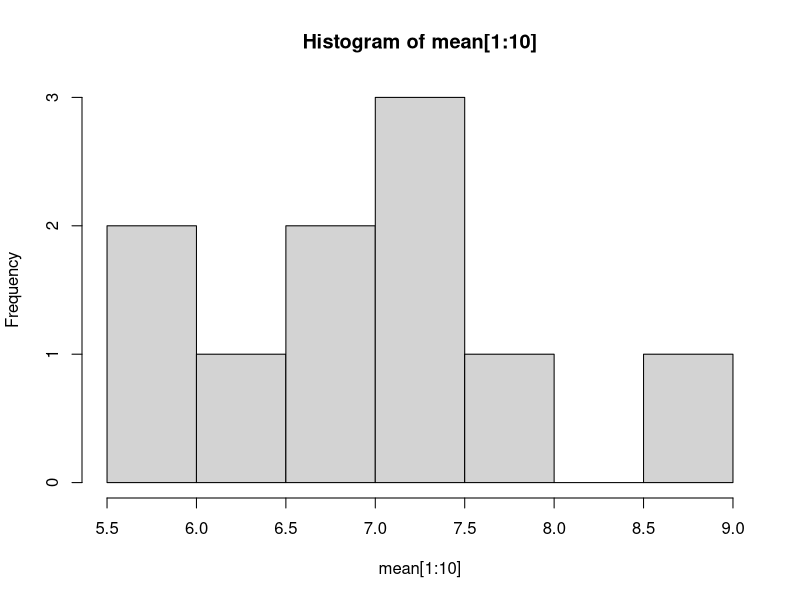
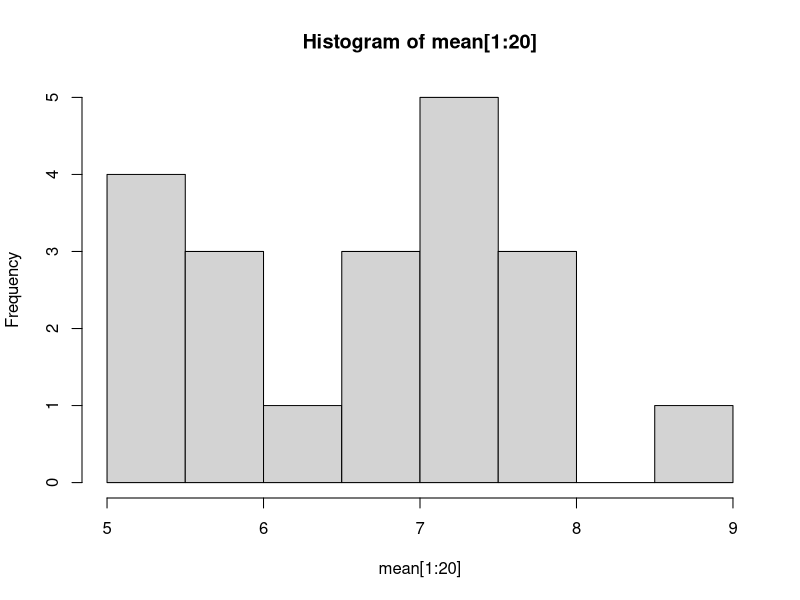
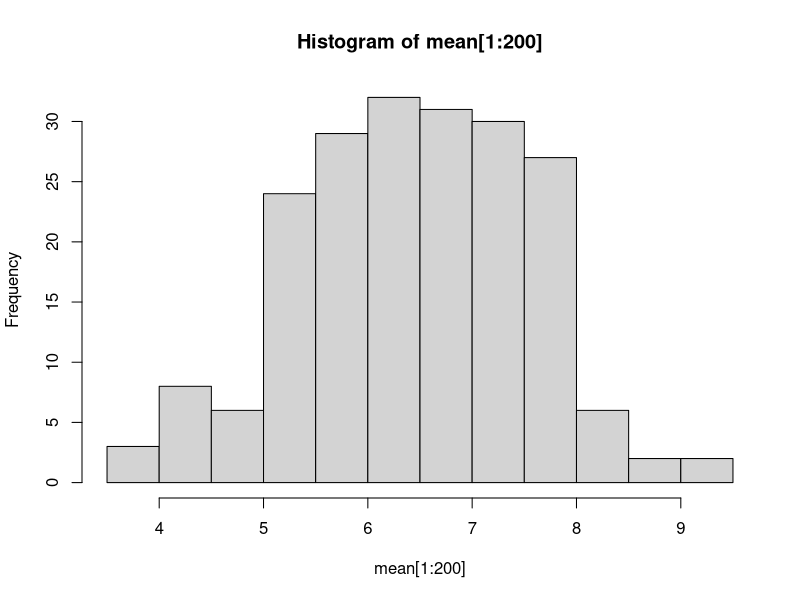
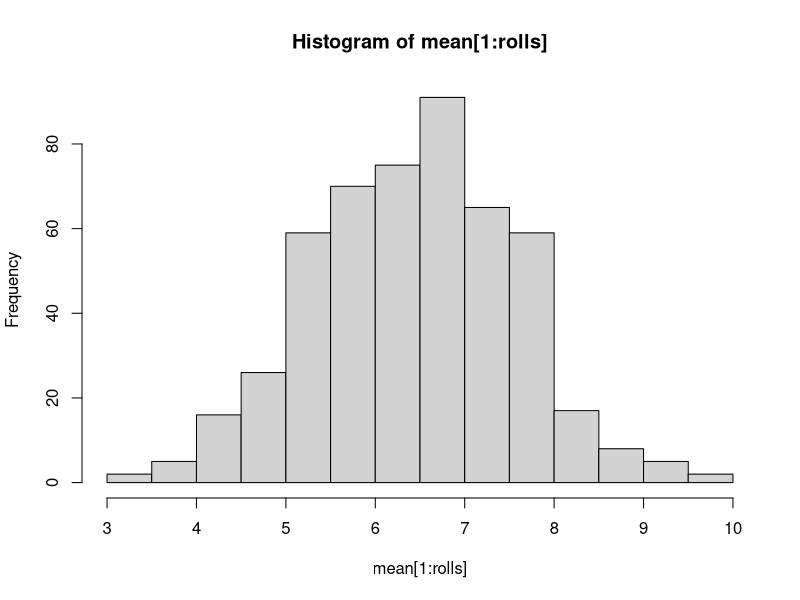

These charts were generated, in order, by the following R code:
# Lab One

# Exercise 1: Create an R variable for each of the following datasets
# Compute summary stats for each quantitative variable, and make a frequency table for each categorical variable.

# Part A
P = c('blue', 'pink', 'blue', 'green', 'green', 'blue', 'pink', 'blue')
table(P)

# Part B
Q = c(3.9, 0, -4.6, -3.3, 2.2, 3.6, -2.9, -0.4, 0.9, 1.5)
mean(Q)
sd(Q)
var(Q)
summary(Q)

# Part C
R = c(0, 1, 2, 3, 'a', 'b', 'c')
table(R)
summary(R)

print('----------------------------------------------------------------------------------------------------------')

# Exercise 2.1: The following table contains data on the employment status of a sample of college students. 
# Create a dataframe via keyboard input to represent these data. Print your dataframe and verify that it is correct.
Age = c(19, 19, 34, 20, 20, 21, 21, 21, 23, 41, 30)
Major = c('Business', 'English', 'Business', 'Psychology', 'Psychology', 'History', 'Business', 'History', 'Psychology', 'Business', 'Physics')
Employment = c('Part time', 'Part time', 'Unemployed', 'Part time', 'Part time', 'Unemployed', 'Part time', 'Part time', 'Full time', 'Full time', 'Unemployed')
Work_hours = c(35, 30, 0, 19, 32, 0, 20, 15, 36, 50, 0)

data_frame = data.frame(Age, Major, Employment, Work_hours)
print(data_frame)

print('----------------------------------------------------------------------------------------------------------')

# Exercise 2.2: For each variable in the dataset above, make a display (or two!) and compute summary statistics.
# Use the builtin help feature to discover at least a couple of new ways to customize your displays and/or computation.
# For example, try to figure out how to make a 2-way table for your two categorical variables.
summary(data_frame$Age)
class(data_frame$Age)
summary(data_frame$Major)
class(data_frame$Major)
summary(data_frame$Employment)
class(data_frame$Employment)
summary(data_frame$Work_hours)
class(data_frame$Work_hours)

print('----------------------------------------------------------------------------------------------------------')

# Exercise 2.3: Extend the above experiment to rolling a fair 12-sided die 10 times and recording the mean. 
# Perform several trials of the experiment and plot histgrams showing the distribution of mean values.
mean = 0
rolls = 500
for (i in 1:rolls){
    mean[i] = mean(sample(1:12, 10, replace=TRUE))
}
hist(mean[1:10]); hist(mean[1:20]); hist(mean[1:200]); hist(mean[1:rolls])